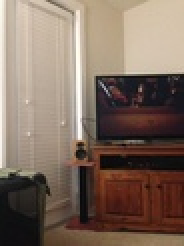
#> input picture room1.jpg, 92 x 123 px, shrunk from 480 x 640 before the run, given in place of Image.png, which was not available (shown 2 times larger)
$ jupyter execute Harris_Algorithm_Implementation2.ipynb   (shell and % lines are left out)
#> lines starting #> are read from the running program, lines starting #| are printed output that depends on the picture; pictures that were not available may be replaced by others from this repository, and a replacement may not be noted
[cell 1]
import cv2
import numpy as np
import scipy.ndimage as ndi
from scipy import signal as sig
from google.colab import files
import matplotlib.pyplot as plt

uploaded = files.upload()
#> the answer given: room1.jpg
image=cv2.imread("Image.png")
#> image is the input picture: shape (123, 92, 3); mean B, G, R 95.3, 108.5, 127.7
image2 = np.copy(image)
image1 = np.copy(image)
gray_image = cv2.cvtColor(image, cv2.COLOR_BGR2GRAY)
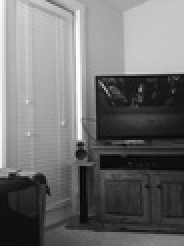
#> gray_image: shape (123, 92) (shown 2 times larger); min 7, max 254, mean 112.7

[cell 2]
shi_tomasi = []
theta = 0
window_size = 6
offset = int(window_size/2)
h, w = gray_image.shape[:2]
#> h = 123; w = 92

[cell 3]
def diff_x(gray_image):
  filter1 = np.array([[1, 0, -1], [2, 0, -2], [1, 0, -1]])
  return sig.convolve2d(gray_image, filter1, mode = 'same')
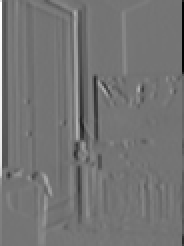
#> returned value: shape (123, 92) int64 (shown 2 times larger); min -796, max 940, mean -4; drawn with min black and max white

def diff_y(gray_image):
  filter2 = np.array([[1, 2, 1], [1, 0, -1], [-1, -2, -1]])
  return sig.convolve2d(gray_image, filter2, mode = 'same')
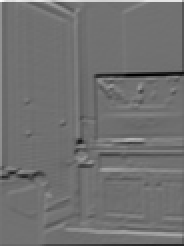
#> returned value: shape (123, 92) int64 (shown 2 times larger); min -775, max 965, mean -4.1; drawn with min black and max white

I_x = diff_x(gray_image)
I_y = diff_y(gray_image)

[cell 4]
Ixx = ndi.gaussian_filter(I_x**2, sigma = 1)
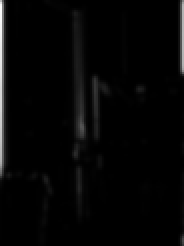
#> Ixx: shape (123, 92) int64 (shown 2 times larger); min 0, max 566077, mean 13724.7; drawn with min black and max white
Ixy = ndi.gaussian_filter(I_x*I_y, sigma = 1)
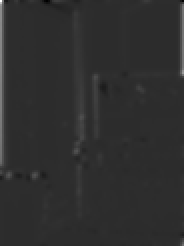
#> Ixy: shape (123, 92) int64 (shown 2 times larger); min -66007, max 308644, mean 3325; drawn with min black and max white
Iyy = ndi.gaussian_filter(I_y**2, sigma = 1)
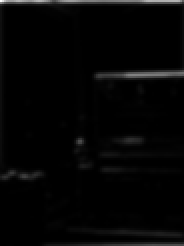
#> Iyy: shape (123, 92) int64 (shown 2 times larger); min 1, max 571596, mean 12377.7; drawn with min black and max white

for y in range(offset, h-offset):
    for x in range(offset, w-offset):
        Sxx = np.sum(Ixx[y-offset:y+1+offset, x-offset:x+1+offset])
        Syy = np.sum(Iyy[y-offset:y+1+offset, x-offset:x+1+offset])
        Sxy = np.sum(Ixy[y-offset:y+1+offset, x-offset:x+1+offset])

        m = np.matrix([[Sxx, Sxy], [Sxy, Syy]])
        l1, l2 = np.linalg.eigvals(m)

        r = min(l1,l2)
        if r>theta:
          image1.itemset((y, x, 0), 0)
          image1.itemset((y, x, 1), 0)
          image1.itemset((y, x, 2), 255)
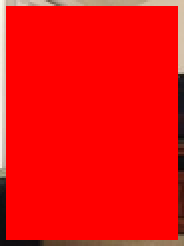
#> image1: shape (123, 92, 3) (shown 2 times larger); mean B, G, R 12, 13.7, 242.2

[cell 5]
image3 = np.concatenate((image,image1),axis=1)
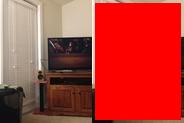
#> image3: shape (123, 184, 3); mean B, G, R 53.6, 61.1, 184.9
#Original image and image after corner detection
plt.imshow(image3)

$ run again, on room2.jpg
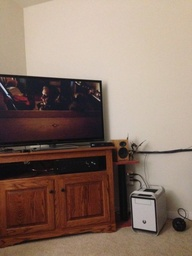
#> input picture room2.jpg, 192 x 256 px, shrunk from 480 x 640 before the run, given in place of Image.png, which was not available
#> image is the input picture: shape (256, 192, 3); mean B, G, R 105.3, 117.7, 139.1
#> after the loop `for y in range(offset, h-offset):`:
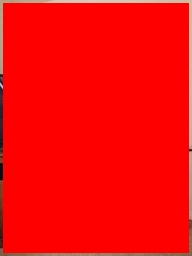
#> image1: shape (256, 192, 3); mean B, G, R 6.2, 7.3, 249.6
#> `image3 = np.concatenate((image,image1),axis=1)`:
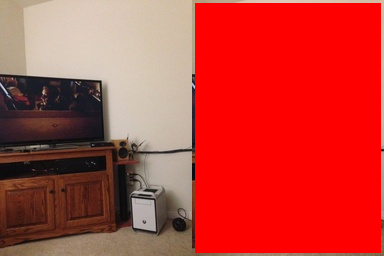
#> image3: shape (256, 384, 3); mean B, G, R 55.8, 62.5, 194.4

$ run again, on Image3.tif
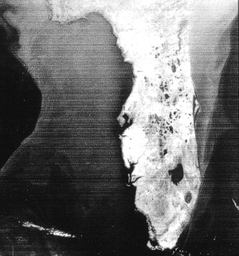
#> input picture Image3.tif, 239 x 256 px, shrunk from 754 x 808 before the run, given in place of Image.png, which was not available
#> image is the input picture: shape (256, 239, 3); min 8, max 255, mean 109.3
#> after the loop `for y in range(offset, h-offset):`:
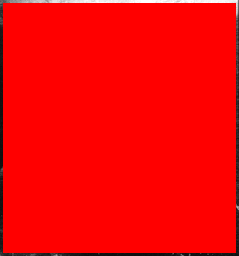
#> image1: shape (256, 239, 3); mean B, G, R 3.9, 3.9, 246.6
#> `image3 = np.concatenate((image,image1),axis=1)`:
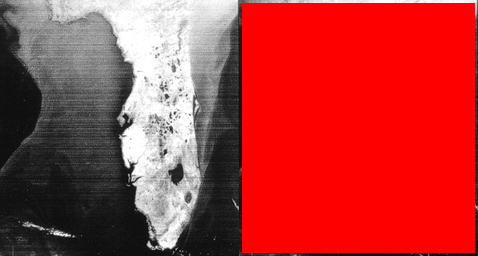
#> image3: shape (256, 478, 3); mean B, G, R 56.6, 56.6, 178
